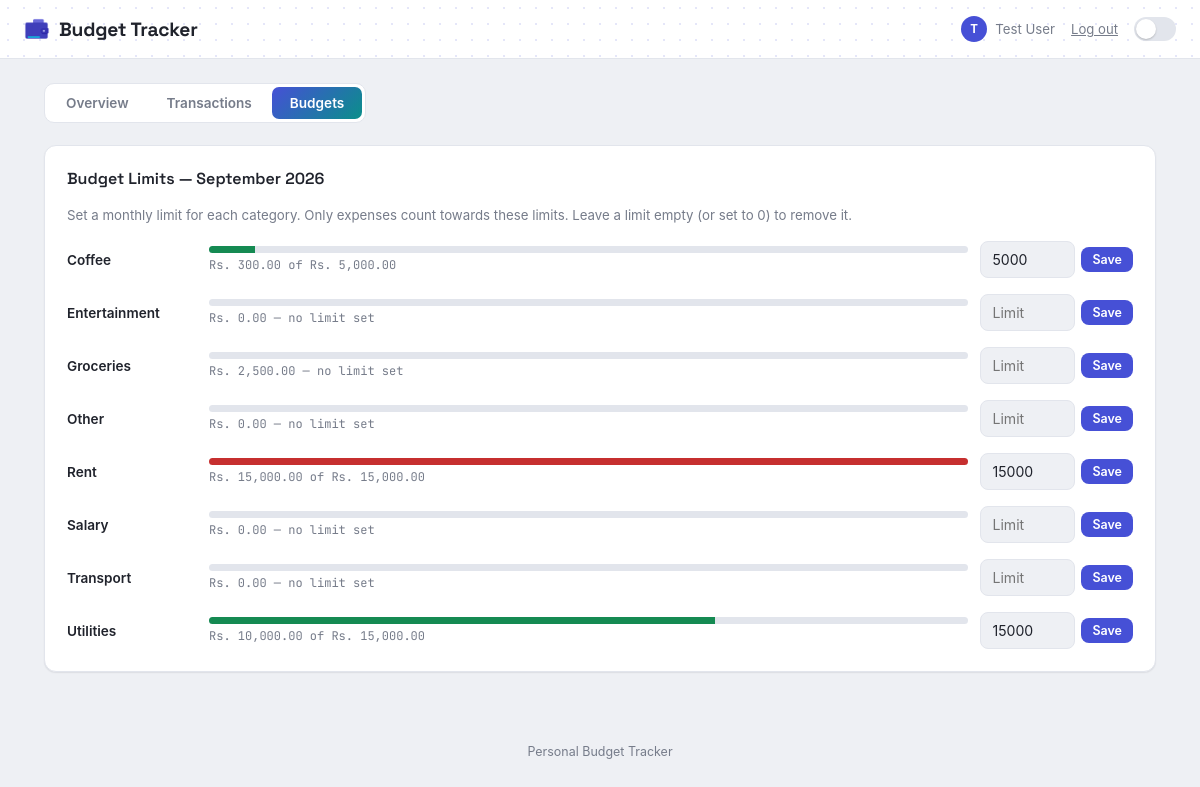
/budgets.php (signed in), run on the app's committed database.
### tables this page shows
CREATE TABLE `categories` (
  `category_id` int(11) NOT NULL,
  `category_name` varchar(50) NOT NULL
);

### budgets.php (the view, shortened to what this page needs)
<?php
require "db.php";
$userId = $_SESSION["user_id"];
$categories = array();
$result = mysqli_query($conn, "SELECT category_id, category_name FROM categories ORDER BY category_name");
while ($row = mysqli_fetch_assoc($result)) {
    $categories[] = $row;
}
$limits = array();
$stmt = mysqli_prepare($conn,
    "SELECT category_id, limit_amount FROM budget_limits WHERE user_id = ?");
mysqli_stmt_bind_param($stmt, "i", $userId);
mysqli_stmt_execute($stmt);
$result = mysqli_stmt_get_result($stmt);
while ($row = mysqli_fetch_assoc($result)) {
    $limits[(int)$row["category_id"]] = (float)$row["limit_amount"];
}
$monthStart = date("Y-m-01");
$monthEnd   = date("Y-m-t");
$spent = array();
$stmt = mysqli_prepare($conn,
    "SELECT category_id, SUM(amount) AS total
     FROM transactions
     WHERE user_id = ?
       AND tx_type = 'Expense'
       AND tx_date BETWEEN ? AND ?
     GROUP BY category_id");
mysqli_stmt_bind_param($stmt, "iss", $userId, $monthStart, $monthEnd);
mysqli_stmt_execute($stmt);
$result = mysqli_stmt_get_result($stmt);
while ($row = mysqli_fetch_assoc($result)) {
    $spent[(int)$row["category_id"]] = (float)$row["total"];
}
function money($n) {
    return "Rs. " . number_format((float)$n, 2);
}
require "header.php";
?>
<section class="panel">
    <h2>Budget Limits — <?php echo date("F Y"); ?></h2>
    <p style="color:var(--muted); font-size:0.83rem; margin:0 0 18px;">
        Set a monthly limit for each category. Only expenses count towards these limits.
        Leave a limit empty (or set to 0) to remove it.
    </p>
    <?php if (count($categories) === 0): ?>
        <div class="empty">No categories yet.</div>
    <?php else: ?>
        <div class="budget-list">
            <?php foreach ($categories as $c):
                $cid   = (int)$c["category_id"];
                $limit = isset($limits[$cid]) ? $limits[$cid] : 0;
                $used  = isset($spent[$cid])  ? $spent[$cid]  : 0;
                $pct   = ($limit > 0) ? min(100, ($used / $limit) * 100) : 0;
                $cls   = "";
                if      ($pct >= 100) $cls = "over";
                elseif  ($pct >= 75)  $cls = "warn";
            ?>
                <div class="budget-row">
                    <div class="cat-name"><?php echo htmlspecialchars($c["category_name"]); ?></div>
                    <div>
                        <div class="progress-track">
                            <div class="progress-fill <?php echo $cls; ?>" style="width:<?php echo $pct; ?>%"></div>
                        </div>
                        <div style="font-size:0.75rem; font-family:var(--font-mono); color:var(--muted); margin-top:4px;">
                            <?php echo money($used); ?>
                            <?php if ($limit > 0): ?>
                                of <?php echo money($limit); ?>
                            <?php else: ?>
                                — no limit set
                            <?php endif; ?>
                        </div>
                    </div>
                    <form method="post" action="save_budget.php" style="display:flex; gap:6px; align-items:center;">
                        <input type="number" name="limit_amount" min="0" step="0.01"
                               class="budget-limit-input"
                               placeholder="Limit"
                               value="<?php echo $limit > 0 ? $limit : ''; ?>">
                        <button type="submit" class="btn small">Save</button>
                    </form>
                </div>
            <?php endforeach; ?>
        </div>
    <?php endif; ?>
</section>
<?php require "footer.php"; ?>

### style.css (style rules this page uses)
:root { --bg:#eef0f4; --card:#ffffff; --border:#e2e5ec; --text:#20232c; --muted:#767c8a; --accent:#4650d6; --accent2:#0a8f8a; --tertiary:#b8860b; --accent-soft:#eceeff; --accent2-soft:#e2f5f4; --green:#158a52; --green-soft:#e5f6ec; --red:#c62f2f; --red-soft:#fbeaea; --yellow:#b8860b; --radius:12px; --shadow:0 1px 2px rgba(20,24,40,0.05), 0 1px 1px rgba(20,24,40,0.03); --font-head:"Space Grotesk",-apple-system,sans-serif; --font-mono:"JetBrains Mono",ui-monospace,monospace; }
* { box-sizing: border-box; }
html, body { height: 100%; }
body { margin: 0; background: var(--bg); color: var(--text); font-family: -apple-system, BlinkMacSystemFont, "Segoe UI", Roboto, Arial, sans-serif; -webkit-font-smoothing: antialiased; }
.btn { background: var(--accent); color: #fff; border: none; border-radius: 8px; padding: 9px 16px; cursor: pointer; font-size: 0.87rem; font-weight: 600; font-family: inherit; text-decoration: none; display: inline-block; transition: opacity 0.15s; }
.btn.small { padding: 5px 11px; font-size: 0.78rem; }
section.panel, .panel { background: var(--card); border: 1px solid var(--border); border-radius: var(--radius); padding: 22px; margin-bottom: 28px; box-shadow: var(--shadow); }
.panel h2, section.panel h2 { font-family: var(--font-head); font-size: 1rem; margin: 0 0 18px 0; font-weight: 600; }
input, select { padding: 9px 11px; border: 1px solid var(--border); border-radius: 8px; background: var(--bg); color: var(--text); font-size: 0.88rem; font-family: inherit; }
.budget-list { display: flex; flex-direction: column; gap: 16px; }
.budget-row { display: grid; grid-template-columns: 130px 1fr auto; gap: 12px; align-items: center; }
.budget-row .cat-name { font-size: 0.85rem; font-weight: 600; }
.progress-track { background: var(--border); border-radius: 6px; height: 7px; overflow: hidden; }
.progress-fill { height: 100%; background: var(--green); transition: width 0.2s; }
.progress-fill.over { background: var(--red); }
.budget-limit-input { width: 95px; }

### data on the page
categories: category_name "Coffee", category_id "Rs. 300.00", category_id "Rs. 5,000.00", limit_amount "5000"
categories: category_name "Entertainment", category_id "Rs. 0.00", shows "— no limit set"
categories: category_name "Groceries", category_id "Rs. 2,500.00", shows "— no limit set"
categories: category_name "Other", category_id "Rs. 0.00", shows "— no limit set"
categories: category_name "Rent", category_id "Rs. 15,000.00", limit_amount "15000"
categories: category_name "Salary", category_id "Rs. 0.00", shows "— no limit set"
categories: category_name "Transport", category_id "Rs. 0.00", shows "— no limit set"
categories: category_name "Utilities", category_id "Rs. 10,000.00", category_id "Rs. 15,000.00", limit_amount "15000"

### other printed values
substr($_SESSION["full_name"] ?? "?", 0, 1) "T"
$_SESSION["full_name"] "Test User"
